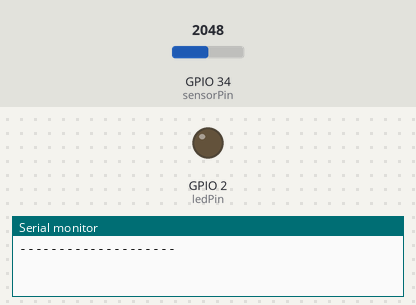
The sketch below on a simulated ESP32. Parts: output pins drawn as LEDs (lit = HIGH), the last lines printed to the serial monitor. The inputs (shaded band) are chosen by the test bench; at power-on: GPIO 34 (sensorPin) = 2048. WiFi joins after 1.5 s; servers stay silent unless stated; no MQTT or app messages arrive unless stated.

Above: at 3.2 s.
At 8.11 s:
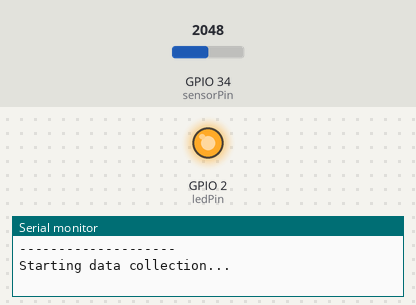
Timing chart, 0 to 8.9 s (numbered marks = the images above):
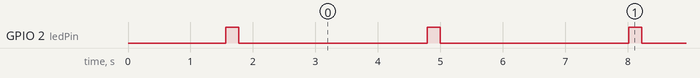

Measured:
- by itself, GPIO 2 (ledPin): alternates HIGH for 0.21 s and LOW for 3.0 s

The sketch:

worker_1_code_esp32.ino
```cpp
#include <WiFi.h>
#include <PubSubClient.h>
#include <ArduinoJson.h>
#include <math.h> // Required for pow() function for variance calculation

// --- UPDATE YOUR WIFI CREDENTIALS ---
const char* ssid = "adhithya";
const char* password = "adhithya365";

// --- MQTT BROKER DETAILS ---
const char* mqtt_server = "test.mosquitto.org";
const char* mqtt_topic = "worker-1/data";

// --- GPIO PIN DEFINITIONS ---
const int ledPin = 2;
const int sensorPin = 34; // Common analog pin for ESP32

// --- DATA COLLECTION PARAMETERS ---
const int NUM_SAMPLES = 100;
int samples[NUM_SAMPLES]; // Array to store the collected data points

// Initialize WiFi and MQTT clients
WiFiClient espClient;
PubSubClient client(espClient);

/**
 * @brief Connects the device to the specified Wi-Fi network.
 */
void setup_wifi() {
  delay(10);
  Serial.println();
  Serial.print("Connecting to ");
  Serial.println(ssid);
  WiFi.begin(ssid, password);
  while (WiFi.status() != WL_CONNECTED) {
    delay(500);
    Serial.print(".");
  }
  Serial.println("\nWiFi connected");
  Serial.print("IP address: ");
  Serial.println(WiFi.localIP());
}

/**
 * @brief Reconnects to the MQTT broker if the connection is lost.
 */
void reconnect() {
  while (!client.connected()) {
    Serial.print("Attempting MQTT connection...");
    if (client.connect("ESP32_Sensor_Processor")) { // Use a unique client ID
      Serial.println("connected");
    } else {
      Serial.print("failed, rc=");
      Serial.print(client.state());
      Serial.println(" try again in 5 seconds");
      delay(5000);
    }
  }
}

void setup() {
  Serial.begin(115200);
  pinMode(ledPin, OUTPUT);
  // sensorPin is an analog input, no need to set pinMode for it on ESP32

  setup_wifi();
  client.setServer(mqtt_server, 1883);
}

void loop() {
  if (!client.connected()) {
    reconnect();
  }
  client.loop();

  // --- 1. Data Collection ---
  Serial.println("Starting data collection...");
  digitalWrite(ledPin, HIGH); // Turn on LED to indicate collection is in progress

  double sum = 0;
  int minValue = 4095; // Initialize min to the max possible ADC value
  int maxValue = 0;    // Initialize max to the min possible ADC value

  for (int i = 0; i < NUM_SAMPLES; i++) {
    int current_reading = analogRead(sensorPin);
    samples[i] = current_reading; // Store the reading in our array

    sum += current_reading;
    if (current_reading < minValue) {
      minValue = current_reading;
    }
    if (current_reading > maxValue) {
      maxValue = current_reading;
    }
    delay(2); // Wait 2ms between each sample
  }
  digitalWrite(ledPin, LOW); // Turn off LED when collection is done
  Serial.println("Data collection finished.");

  // --- 2. Statistical Calculation ---
  double mean = sum / NUM_SAMPLES;

  // Calculate variance
  double sumOfSquares = 0.0;
  for (int i = 0; i < NUM_SAMPLES; i++) {
    sumOfSquares += pow(samples[i] - mean, 2);
  }
  // Use (NUM_SAMPLES - 1) for sample variance, which is standard
  double variance = sumOfSquares / (NUM_SAMPLES - 1);

  Serial.println("Calculated Statistics:");
  Serial.print("  Mean: "); Serial.println(mean);
  Serial.print("  Min: "); Serial.println(minValue);
  Serial.print("  Max: "); Serial.println(maxValue);
  Serial.print("  Variance: "); Serial.println(variance);

  // --- 3. Create JSON Payload and Publish ---
  StaticJsonDocument<256> doc; // Create a JSON document
  doc["mean"] = mean;
  doc["min"] = minValue;
  doc["max"] = maxValue;
  doc["variance"] = variance;

  char jsonBuffer[256];
  serializeJson(doc, jsonBuffer); // Convert JSON object to string

  client.publish(mqtt_topic, jsonBuffer);
  Serial.print("Published JSON to '");
  Serial.print(mqtt_topic);
  Serial.print("': ");
  Serial.println(jsonBuffer);
  Serial.println("--------------------");

  // Wait for 3 seconds before starting the next collection cycle
  delay(3000);
}
```
